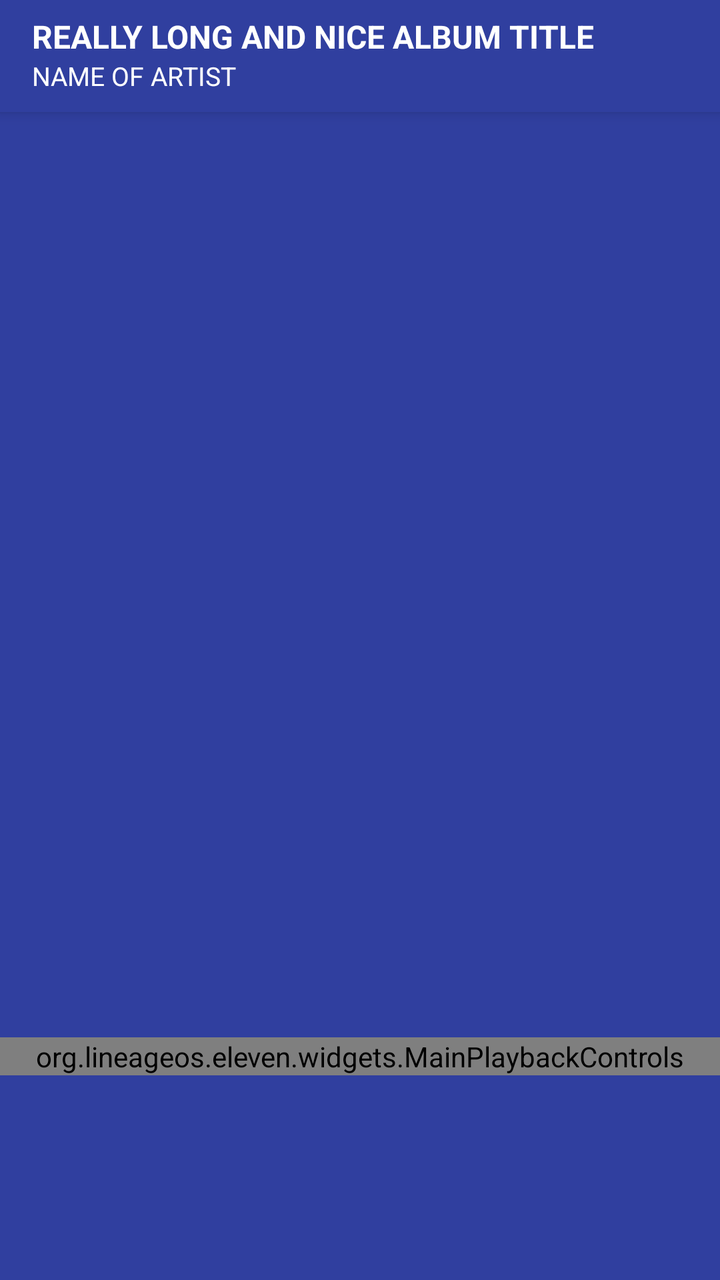
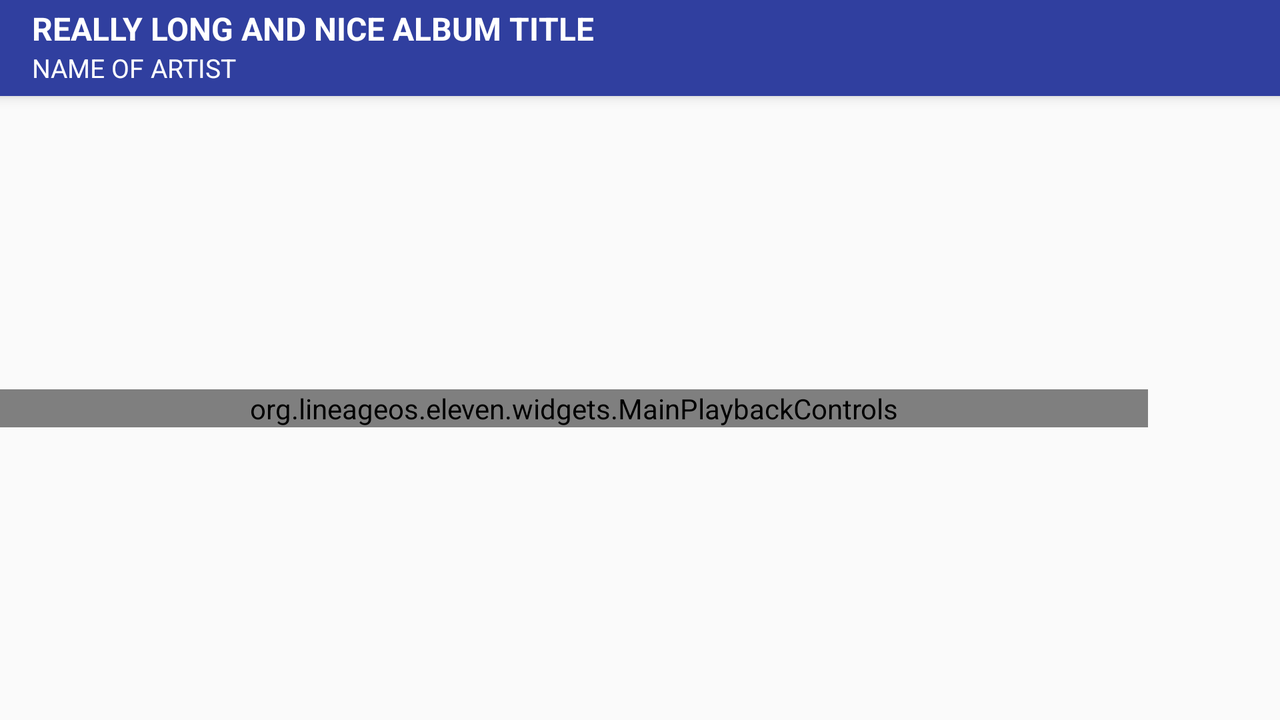

First picture: res/layout/ on a phone held upright. Second picture: the repository's own variant of that layout, on a device whose configuration matches the variant's folder. Source for both follows.
<!-- AndroidManifest.xml: application theme Eleven.Theme -->
<!-- res/layout/activity_player_fragment.xml -->
<?xml version="1.0" encoding="utf-8"?>
<LinearLayout xmlns:android="http://schemas.android.com/apk/res/android"
    xmlns:app="http://schemas.android.com/apk/res-auto"
    xmlns:tools="http://schemas.android.com/tools"
    android:layout_width="match_parent"
    android:layout_height="match_parent"
    android:orientation="vertical"
    tools:background="@color/blue_dark">

    <include
        android:id="@+id/audio_player_header"
        layout="@layout/audio_player_header_bar"
        android:layout_width="match_parent"
        android:layout_height="wrap_content" />

    <androidx.constraintlayout.widget.ConstraintLayout
        android:layout_width="match_parent"
        android:layout_height="match_parent">

        <include
            android:id="@+id/main_album_flow"
            layout="@layout/main_album_flow"
            android:layout_width="0dp"
            android:layout_height="0dp"
            app:layout_constraintDimensionRatio="1:1"
            app:layout_constraintEnd_toEndOf="parent"
            app:layout_constraintStart_toStartOf="parent"
            app:layout_constraintTop_toTopOf="parent" />

        <org.lineageos.eleven.widgets.MainPlaybackControls
            android:id="@+id/main_playback_controls"
            android:layout_width="0dp"
            android:layout_height="wrap_content"
            app:layout_constraintBottom_toBottomOf="parent"
            app:layout_constraintEnd_toEndOf="parent"
            app:layout_constraintStart_toStartOf="parent"
            app:layout_constraintTop_toBottomOf="@+id/main_album_flow" />

    </androidx.constraintlayout.widget.ConstraintLayout>
</LinearLayout>
<!-- res/layout/audio_player_header_bar.xml (included above) -->
<androidx.appcompat.widget.Toolbar xmlns:android="http://schemas.android.com/apk/res/android"
    xmlns:tools="http://schemas.android.com/tools"
    android:id="@+id/audio_player_header"
    android:layout_width="match_parent"
    android:layout_height="?android:attr/actionBarSize"
    android:background="@android:color/transparent"
    android:elevation="@dimen/action_bar_elevation"
    android:theme="@style/ToolBarThemeMP"
    tools:background="@color/blue_dark">

    <LinearLayout
        android:layout_width="match_parent"
        android:layout_height="match_parent"
        android:layout_gravity="center_vertical"
        android:layout_weight="1"
        android:gravity="center_vertical"
        android:orientation="vertical">

        <TextView
            android:id="@+id/header_bar_song_title"
            android:layout_width="wrap_content"
            android:layout_height="wrap_content"
            android:ellipsize="marquee"
            android:focusable="true"
            android:focusableInTouchMode="true"
            android:marqueeRepeatLimit="marquee_forever"
            android:scrollHorizontally="true"
            android:singleLine="true"
            android:textAllCaps="true"
            android:textColor="@color/white"
            android:textSize="@dimen/text_size_medium"
            android:textStyle="bold"
            tools:text="Really long and nice album title" />

        <TextView
            android:id="@+id/header_bar_artist_title"
            android:layout_width="wrap_content"
            android:layout_height="wrap_content"
            android:ellipsize="marquee"
            android:focusable="true"
            android:focusableInTouchMode="true"
            android:marqueeRepeatLimit="marquee_forever"
            android:paddingBottom="2dp"
            android:scrollHorizontally="true"
            android:singleLine="true"
            android:textAllCaps="true"
            android:textColor="@color/white"
            android:textSize="@dimen/text_size_micro"
            tools:text="Name of Artist" />
    </LinearLayout>
</androidx.appcompat.widget.Toolbar>
<!-- res/layout/main_album_flow.xml (included above) -->
<?xml version="1.0" encoding="utf-8"?>
<androidx.constraintlayout.widget.ConstraintLayout xmlns:android="http://schemas.android.com/apk/res/android"
    xmlns:app="http://schemas.android.com/apk/res-auto"
    xmlns:tools="http://schemas.android.com/tools"
    android:layout_width="match_parent"
    android:layout_height="wrap_content"
    app:layout_constraintDimensionRatio="1:1"
    tools:background="@drawable/default_artwork">

    <androidx.viewpager2.widget.ViewPager2
        android:id="@+id/audio_player_album_art_viewpager"
        android:layout_width="0dp"
        android:layout_height="0dp"
        app:layout_constraintBottom_toBottomOf="parent"
        app:layout_constraintDimensionRatio="1:1"
        app:layout_constraintEnd_toEndOf="parent"
        app:layout_constraintStart_toStartOf="parent"
        app:layout_constraintTop_toTopOf="parent" />

    <include
        layout="@layout/loading_empty_container"
        app:layout_constraintBottom_toBottomOf="parent"
        app:layout_constraintEnd_toEndOf="parent"
        app:layout_constraintStart_toStartOf="parent"
        app:layout_constraintTop_toTopOf="parent"
        tools:visibility="gone" />

    <org.lineageos.eleven.widgets.VisualizerView
        android:id="@+id/visualizerView"
        android:layout_width="0dp"
        android:layout_height="0dp"
        android:layout_gravity="bottom"
        android:gravity="bottom"
        android:visibility="visible"
        app:layout_constraintBottom_toBottomOf="parent"
        app:layout_constraintEnd_toEndOf="parent"
        app:layout_constraintStart_toStartOf="parent"
        app:layout_constraintTop_toTopOf="parent"
        tools:visibility="gone" />

    <TextView
        android:id="@+id/audio_player_lyrics"
        android:layout_width="0dp"
        android:layout_height="wrap_content"
        android:layout_gravity="center"
        android:alpha="0.0"
        android:background="@color/lyrics_background_color"
        android:gravity="center"
        android:minHeight="66dp"
        android:paddingLeft="15dp"
        android:paddingTop="6dp"
        android:paddingRight="15dp"
        android:paddingBottom="6dp"
        android:textColor="@color/audio_player_lyrics_text_color"
        android:textSize="@dimen/text_size_small"
        app:layout_constraintBottom_toBottomOf="parent"
        app:layout_constraintEnd_toEndOf="parent"
        app:layout_constraintStart_toStartOf="parent"
        app:layout_constraintTop_toTopOf="parent"
        tools:text="Abcd" />
</androidx.constraintlayout.widget.ConstraintLayout>
<!-- res/layout/loading_empty_container.xml (included above) -->
<?xml version="1.0" encoding="utf-8"?>
<org.lineageos.eleven.widgets.LoadingEmptyContainer xmlns:android="http://schemas.android.com/apk/res/android"
    xmlns:tools="http://schemas.android.com/tools"
    android:id="@+id/loading_empty_container"
    android:layout_width="match_parent"
    android:layout_height="match_parent"
    android:layout_centerInParent="true"
    android:layout_gravity="center"
    android:gravity="center">

    <ProgressBar
        android:id="@+id/progressbar"
        android:layout_width="wrap_content"
        android:layout_height="wrap_content"
        android:layout_gravity="center"
        tools:visibility="gone" />

    <include layout="@layout/no_results_message" />
</org.lineageos.eleven.widgets.LoadingEmptyContainer>
<!-- res/layout/no_results_message.xml (included above) -->
<?xml version="1.0" encoding="utf-8"?>
<org.lineageos.eleven.widgets.NoResultsContainer xmlns:android="http://schemas.android.com/apk/res/android"
    xmlns:tools="http://schemas.android.com/tools"
    android:id="@+id/no_results_container"
    android:layout_width="@dimen/no_results_width"
    android:layout_height="wrap_content"
    android:layout_centerInParent="true"
    android:layout_gravity="center"
    android:gravity="center_horizontal"
    android:orientation="vertical"
    android:visibility="gone"
    tools:visibility="visible">

    <ImageView
        android:id="@+id/no_results_image"
        android:layout_width="@dimen/white_note_width"
        android:layout_height="@dimen/white_note_height"
        android:layout_gravity="center_horizontal"
        android:contentDescription="@null"
        android:paddingBottom="@dimen/white_note_padding_bottom"
        android:scaleType="centerInside"
        android:src="@drawable/no_results" />

    <LinearLayout
        android:layout_width="fill_parent"
        android:layout_height="wrap_content"
        android:gravity="center_horizontal"
        android:orientation="vertical"
        android:paddingBottom="@dimen/no_results_text_padding_bottom">

        <TextView
            android:id="@+id/no_results_main_text"
            android:layout_width="match_parent"
            android:layout_height="wrap_content"
            android:layout_gravity="center_horizontal"
            android:gravity="center_horizontal"
            android:maxLines="2"
            android:text="@string/empty_generic_main"
            android:textAllCaps="true"
            android:textColor="?android:attr/textColorPrimary"
            android:textSize="@dimen/no_results_text_main"
            android:textStyle="bold" />

        <TextView
            android:id="@+id/no_results_main_highlight_text"
            android:layout_width="match_parent"
            android:layout_height="wrap_content"
            android:layout_gravity="center_horizontal"
            android:ellipsize="end"
            android:gravity="center_horizontal"
            android:maxLines="2"
            android:textColor="?android:attr/textColorPrimary"
            android:textSize="@dimen/no_results_text_main"
            android:textStyle="bold|italic"
            android:visibility="gone" />
    </LinearLayout>

    <TextView
        android:id="@+id/no_results_secondary_text"
        android:layout_width="fill_parent"
        android:layout_height="wrap_content"
        android:gravity="center_horizontal"
        android:text="@string/empty_generic_secondary"
        android:textColor="?android:attr/textColorPrimary"
        android:textSize="@dimen/no_results_text_secondary" />
</org.lineageos.eleven.widgets.NoResultsContainer>
<!-- resources referenced by this layout -->
<resources>
  <color name="audio_player_lyrics_text_color">@color/white</color>
  <color name="blue_dark">#303F9F</color>
  <color name="lyrics_background_color">#b2212121</color>
  <color name="white">#ffffff</color>
  <dimen name="action_bar_elevation">4dp</dimen>
  <dimen name="no_results_text_main">20.0sp</dimen>
  <dimen name="no_results_text_padding_bottom">16.0dip</dimen>
  <dimen name="no_results_text_secondary">14.0sp</dimen>
  <dimen name="no_results_width">260.0dip</dimen>
  <dimen name="text_size_medium">16sp</dimen>
  <dimen name="text_size_micro">13sp</dimen>
  <dimen name="text_size_small">14sp</dimen>
  <dimen name="white_note_height">70.0dip</dimen>
  <dimen name="white_note_padding_bottom">24.0dip</dimen>
  <dimen name="white_note_width">60.0dip</dimen>
  <string name="empty_generic_main">No music found</string>
  <string name="empty_generic_secondary">To copy music from your computer to your device, use a USB cable.</string>
  <style name="ToolBarThemeMP" parent="@style/ThemeOverlay.AppCompat.ActionBar">
          <item name="colorControlNormal">@color/white</item>
      </style>
  <style name="PopupMenu" parent="@style/Widget.AppCompat.PopupMenu" />
  <style name="DropDownListView" parent="@style/Widget.AppCompat.ListView.DropDown" />
  <style name="SmallPopupMenu" parent="@android:style/TextAppearance.Widget.PopupMenu.Small">
          <item name="android:textColor">@color/menu_text_color</item>
          <item name="android:textSize">@dimen/text_size_medium</item>
      </style>
  <style name="LargePopupMenu" parent="@android:style/TextAppearance.Widget.PopupMenu.Large">
          <item name="android:textColor">@color/menu_text_color</item>
          <item name="android:textSize">@dimen/text_size_medium</item>
      </style>
  <style name="ListView" parent="@style/Widget.AppCompat.ListView">
          <item name="divider">@color/list_item_divider_color</item>
          <item name="android:dividerHeight">@dimen/divider_height</item>
      </style>
  <style name="ActionBar" parent="@style/Widget.AppCompat.ActionBar">
          <item name="android:background">@color/header_action_bar_color</item>
      </style>
  <style name="ActionBarWidgetTheme" parent="@style/Theme.AppCompat.DayNight">
          
          <item name="android:textColorHint">@color/search_hint_color</item>
          <item name="popupMenuStyle">@style/PopupMenu</item>
          <item name="dropDownListViewStyle">@style/DropDownListView</item>
          <item name="textAppearanceSmallPopupMenu">@style/SmallPopupMenu</item>
          <item name="textAppearanceLargePopupMenu">@style/LargePopupMenu</item>
          <item name="android:textColorPrimary">@color/black</item>
      </style>
  <color name="primary">#ffffff</color>
  <color name="primary_dark">#ffffff</color>
  <color name="accent">#167C80</color>
  <color name="menu_text_color">@color/black</color>
  <color name="list_item_divider_color">#4c212121</color>
  <dimen name="divider_height">1px</dimen>
  <color name="header_action_bar_color">@color/primary</color>
  <color name="search_hint_color">@color/accent</color>
  <color name="black">#000000</color>
</resources>
<!-- res/layout-land/activity_player_fragment.xml (the repository's variant of the layout above) -->
<!-- drawn on the phone turned sideways -->
<?xml version="1.0" encoding="utf-8"?>
<LinearLayout xmlns:android="http://schemas.android.com/apk/res/android"
    xmlns:app="http://schemas.android.com/apk/res-auto"
    android:layout_width="match_parent"
    android:layout_height="match_parent"
    android:orientation="vertical">

    <include
        android:id="@+id/audio_player_header"
        layout="@layout/audio_player_header_bar"
        android:layout_width="match_parent"
        android:layout_height="wrap_content" />

    <androidx.constraintlayout.widget.ConstraintLayout
        android:layout_width="match_parent"
        android:layout_height="match_parent">

        <include
            android:id="@+id/main_album_flow"
            layout="@layout/main_album_flow"
            android:layout_width="wrap_content"
            android:layout_height="wrap_content"
            app:layout_constraintBottom_toBottomOf="parent"
            app:layout_constraintEnd_toEndOf="parent"
            app:layout_constraintTop_toTopOf="parent" />

        <org.lineageos.eleven.widgets.MainPlaybackControls
            android:id="@+id/main_playback_controls"
            android:layout_width="0dp"
            android:layout_height="wrap_content"
            app:layout_constraintBottom_toBottomOf="parent"
            app:layout_constraintEnd_toStartOf="@+id/main_album_flow"
            app:layout_constraintStart_toStartOf="parent"
            app:layout_constraintTop_toTopOf="parent" />
    </androidx.constraintlayout.widget.ConstraintLayout>
</LinearLayout>
